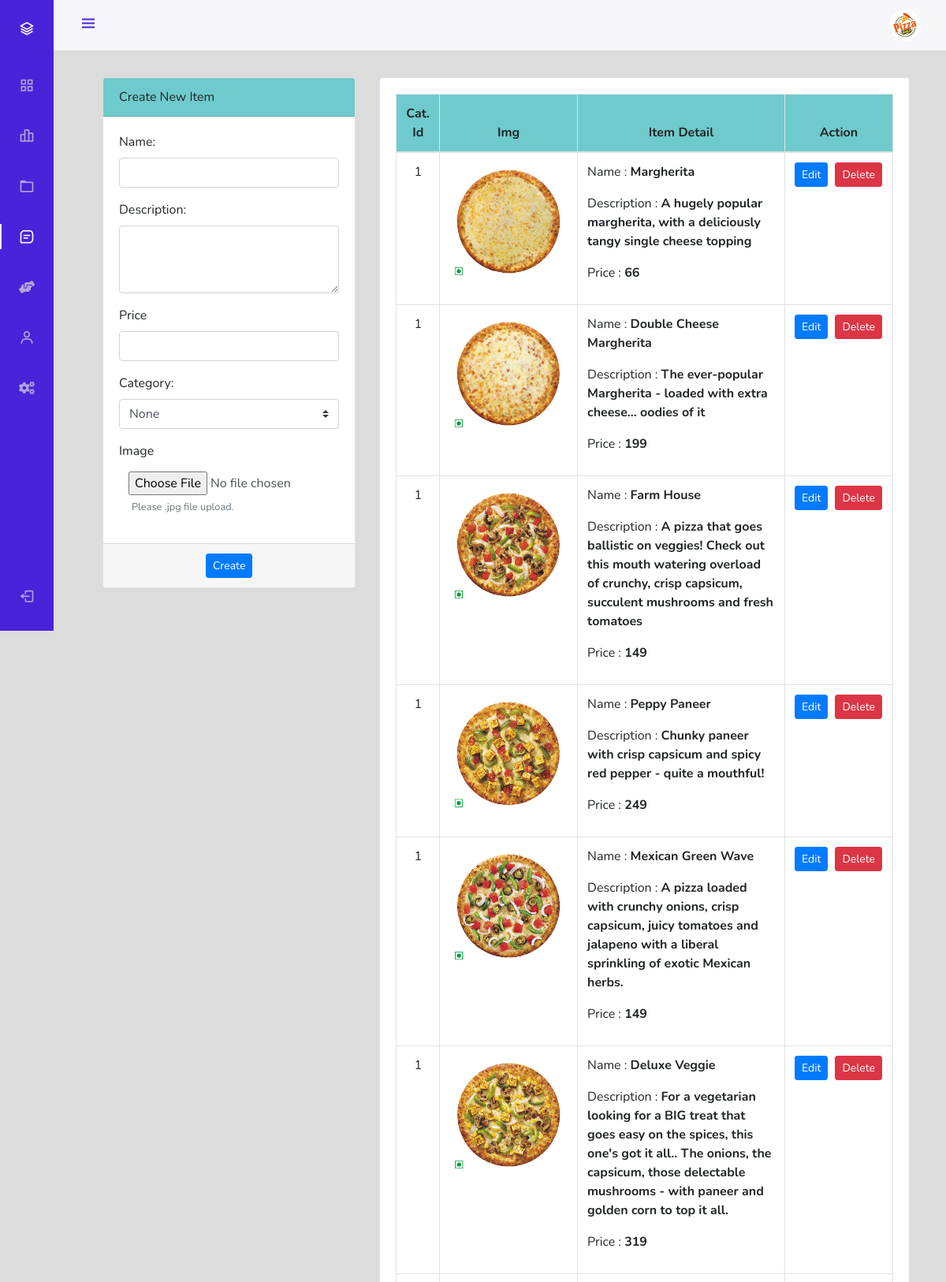
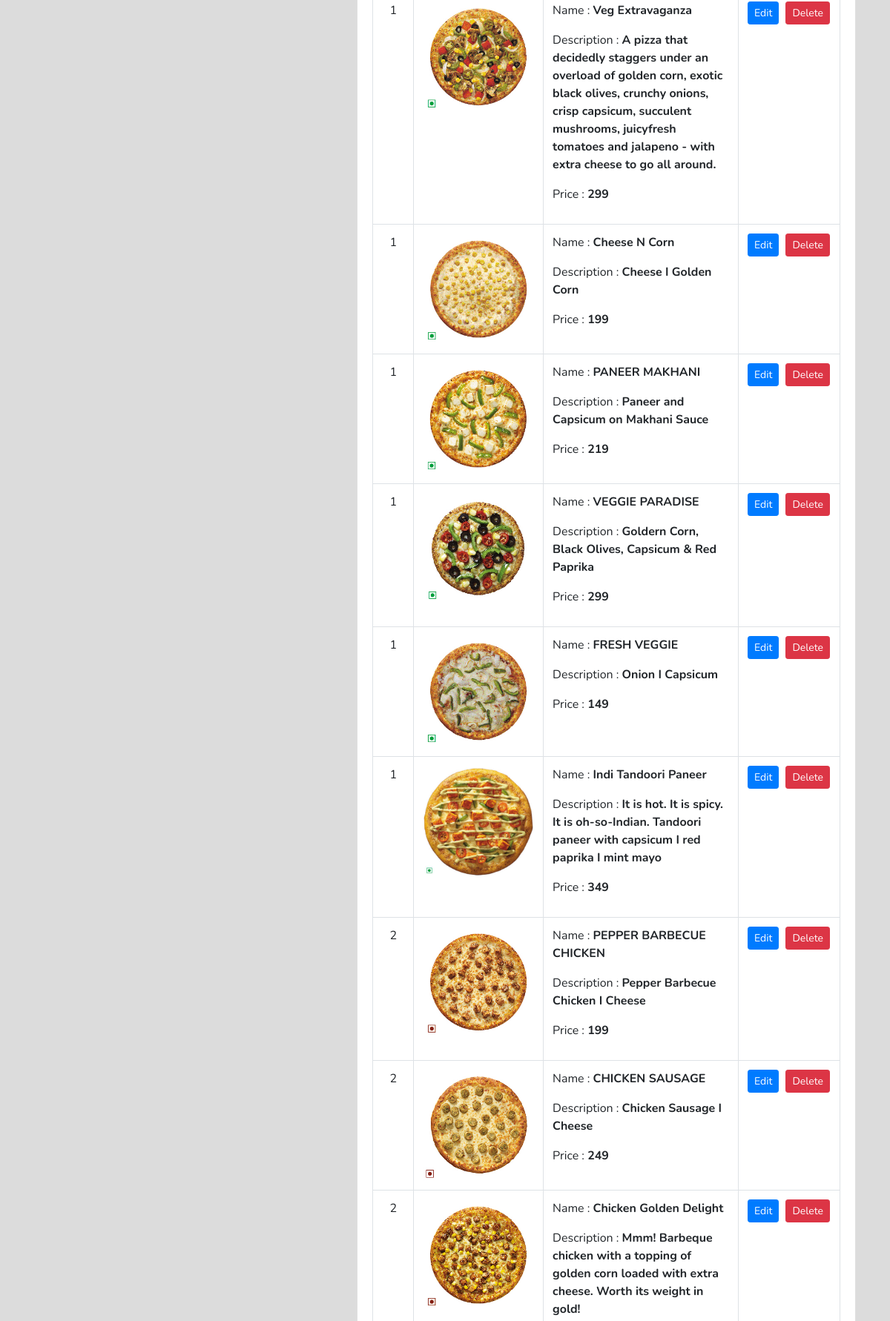
Page /admin/index.php?page=menuManage (signed in, upper part) on the committed database (2 pictures, top to bottom).
### tables this page shows
CREATE TABLE `pizza` (
  `pizzaId` int(12) NOT NULL,
  `pizzaName` varchar(255) NOT NULL,
  `pizzaPrice` int(12) NOT NULL,
  `pizzaDesc` text NOT NULL,
  `pizzaCategorieId` int(12) NOT NULL,
  `pizzaPubDate` datetime NOT NULL DEFAULT current_timestamp()
);

### admin/menuManage.php (the view, shortened to what this page needs)
<div class="container-fluid" style="margin-top:98px">
	<div class="col-lg-12">
		<div class="row">
			<div class="col-md-4">
			<form action="partials/_menuManage.php" method="post" enctype="multipart/form-data">
				<div class="card mb-3">
					<div class="card-header" style="background-color: rgb(111 202 203);">
						Create New Item
				  	</div>
					<div class="card-body">
							<div class="form-group">
								<label class="control-label">Name: </label>
								<input type="text" class="form-control" name="name" required>
							</div>
							<div class="form-group">
								<label class="control-label">Description: </label>
								<textarea cols="30" rows="3" class="form-control" name="description" required></textarea>
							</div>
                            <div class="form-group">
								<label class="control-label">Price</label>
								<input type="number" class="form-control" name="price" required min="1">
							</div>
							<div class="form-group">
								<label class="control-label">Category: </label>
								<select name="categoryId" id="categoryId" class="custom-select browser-default" required>
								<option hidden disabled selected value>None</option>
								</select>
							</div>
							<div class="form-group">
								<label for="image" class="control-label">Image</label>
								<input type="file" name="image" id="image" accept=".jpg" class="form-control" required style="border:none;">
								<small id="Info" class="form-text text-muted mx-3">Please .jpg file upload.</small>
							</div>
					</div>
					<div class="card-footer">
						<div class="row">
							<div class="mx-auto">
								<button type="submit" name="createItem" class="btn btn-sm btn-primary"> Create </button>
							</div>
						</div>
					</div>
				</div>
			</form>
			</div>
			<div class="col-md-8">
				<div class="card">
					<div class="card-body">
						<table class="table table-bordered table-hover mb-0">
							<thead style="background-color: rgb(111 202 203);">
								<tr>
									<th class="text-center" style="width:7%;">Cat. Id</th>
									<th class="text-center">Img</th>
									<th class="text-center" style="width:58%;">Item Detail</th>
									<th class="text-center" style="width:18%;">Action</th>
								</tr>
							</thead>
							<tbody>
                            <?php
                                $sql = "SELECT * FROM `pizza`";
                                $result = mysqli_query($conn, $sql);
                                while($row = mysqli_fetch_assoc($result)){
                                    $pizzaId = $row['pizzaId'];
                                    $pizzaName = $row['pizzaName'];
                                    $pizzaPrice = $row['pizzaPrice'];
                                    $pizzaDesc = $row['pizzaDesc'];
                                    $pizzaCategorieId = $row['pizzaCategorieId'];
                                    echo '<tr>
                                            <td class="text-center">' .$pizzaCategorieId. '</td>
                                            <td>
                                                <img src="/img/pizza-'.$pizzaId. '.jpg" alt="image for this item" width="150px" height="150px">
                                            </td>
                                            <td>
                                                <p>Name : <b>' .$pizzaName. '</b></p>
                                                <p>Description : <b class="truncate">' .$pizzaDesc. '</b></p>
                                                <p>Price : <b>' .$pizzaPrice. '</b></p>
                                            </td>
                                            <td class="text-center">
												<div class="row mx-auto" style="width:112px">
													<button class="btn btn-sm btn-primary" type="button" data-toggle="modal" data-target="#updateItem' .$pizzaId. '">Edit</button>
													<form action="partials/_menuManage.php" method="POST">
														<button name="removeItem" class="btn btn-sm btn-danger" style="margin-left:9px;">Delete</button>
														<input type="hidden" name="pizzaId" value="'.$pizzaId. '">
													</form>
												</div>
                                            </td>
                                        </tr>';
                                }
                            ?>
							</tbody>
						</table>
					</div>
				</div>
			</div>
		</div>
	</div>
</div>

### admin/assetsForSideBar/css/styles.css (style rules this page uses)
:root { --header-height: 3rem; --nav-width: 68px; --first-color: #4723D9; --first-color-light: #AFA5D9; --white-color: #F7F6FB; --body-font: 'Nunito', sans-serif; --normal-font-size: 1rem; --z-fixed: 100; }
*,::before,::after { box-sizing: border-box; }
body { position: relative; margin: var(--header-height) 0 0 0; padding: 0 1rem; font-family: var(--body-font); font-size: var(--normal-font-size); transition: .5s; }
@media screen and (min-width: 768px) { body { margin: calc(var(--header-height) + 1rem) 0 0 0; padding-left: calc(var(--nav-width) + 2rem); } }

### rows in the picture
pizza: pizzaCategorieId "1", shows a picture, pizzaName "Margherita", pizzaDesc "A hugely popular margherita, with a deliciously tangy single cheese topping", pizzaPrice "66"
pizza: pizzaCategorieId "1", shows a picture, pizzaName "Double Cheese Margherita", pizzaDesc "The ever-popular Margherita - loaded with extra cheese... oodies of it", pizzaPrice "199"
pizza: pizzaCategorieId "1", shows a picture, pizzaName "Farm House", pizzaDesc "A pizza that goes ballistic on veggies! Check out this mouth watering overload of crunchy, crisp capsicum, succulent mushrooms and fresh tomatoes", pizzaPrice "149"
pizza: pizzaCategorieId "1", shows a picture, pizzaName "Peppy Paneer", pizzaDesc "Chunky paneer with crisp capsicum and spicy red pepper - quite a mouthful!", pizzaPrice "249"
pizza: pizzaCategorieId "1", shows a picture, pizzaName "Mexican Green Wave", pizzaDesc "A pizza loaded with crunchy onions, crisp capsicum, juicy tomatoes and jalapeno with a liberal sprinkling of exotic Mexican herbs.", pizzaPrice "149"
pizza: pizzaCategorieId "1", shows a picture, pizzaName "Deluxe Veggie", pizzaDesc "For a vegetarian looking for a BIG treat that goes easy on the spices, this one's got it all.. The onions, the capsicum, those delectable mushrooms - with paneer and golden corn to top it all.", pizzaPrice "319"
pizza: pizzaCategorieId "1", shows a picture, pizzaName "Veg Extravaganza", pizzaDesc "A pizza that decidedly staggers under an overload of golden corn, exotic black olives, crunchy onions, crisp capsicum, succulent mushrooms, juicyfresh tomatoes and jalapeno - with extra cheese to go all around.", pizzaPrice "299"
pizza: pizzaCategorieId "1", shows a picture, pizzaName "Cheese N Corn", pizzaDesc "Cheese I Golden Corn", pizzaPrice "199"
pizza: pizzaCategorieId "1", shows a picture, pizzaName "PANEER MAKHANI", pizzaDesc "Paneer and Capsicum on Makhani Sauce", pizzaPrice "219"
pizza: pizzaCategorieId "1", shows a picture, pizzaName "VEGGIE PARADISE", pizzaDesc "Goldern Corn, Black Olives, Capsicum & Red Paprika", pizzaPrice "299"
pizza: pizzaCategorieId "1", shows a picture, pizzaName "FRESH VEGGIE", pizzaDesc "Onion I Capsicum", pizzaPrice "149"
pizza: pizzaCategorieId "1", shows a picture, pizzaName "Indi Tandoori Paneer", pizzaDesc "It is hot. It is spicy. It is oh-so-Indian. Tandoori paneer with capsicum I red paprika I mint mayo", pizzaPrice "349"
pizza: pizzaCategorieId "2", shows a picture, pizzaName "PEPPER BARBECUE CHICKEN", pizzaDesc "Pepper Barbecue Chicken I Cheese", pizzaPrice "199"
pizza: pizzaCategorieId "2", shows a picture, pizzaName "CHICKEN SAUSAGE", pizzaDesc "Chicken Sausage I Cheese", pizzaPrice "249"
pizza: pizzaCategorieId "2", shows a picture, pizzaName "Chicken Golden Delight", pizzaDesc "Mmm! Barbeque chicken with a topping of golden corn loaded with extra cheese. Worth its weight in gold!"
